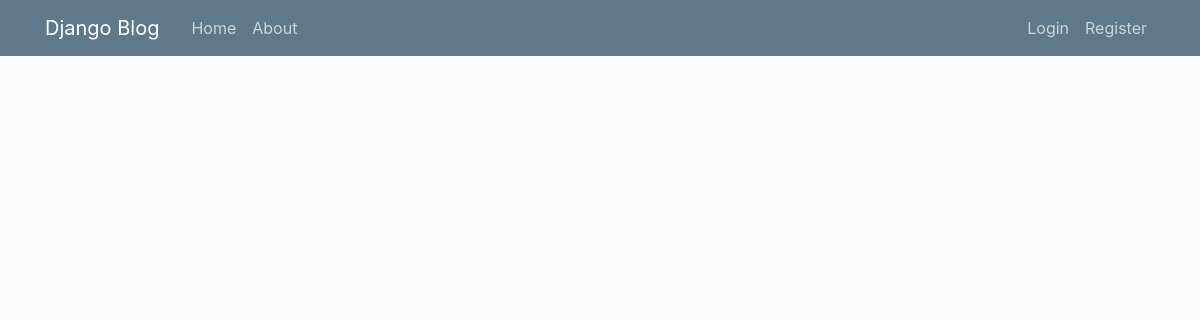
The app's page /, older data.
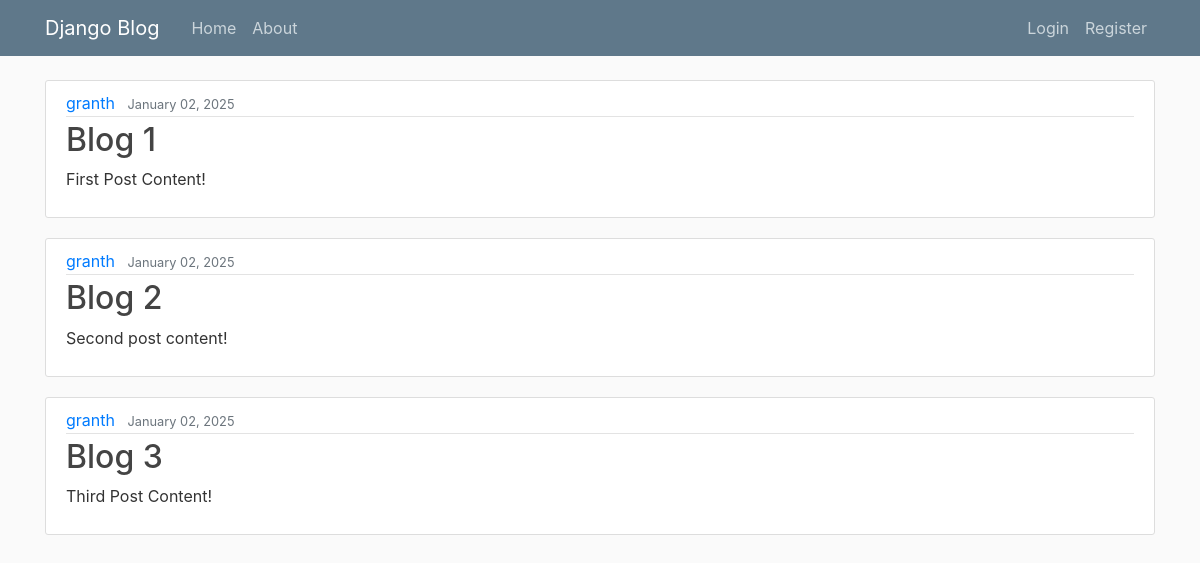
The same page, newer data.
### blog/models.py (models this page shows, shortened)
class Post(models.Model):
    title = models.CharField(max_length=100)
    content = models.TextField()
    date_posted = models.DateTimeField(default=timezone.now)
    author = models.ForeignKey(User, on_delete=models.CASCADE)

### blog/views.py (the view)
# urls.py: path('', views.home, name='blog-home'),
def home(request):
    context = {
        'posts': Post.objects.all()
    }
    return render(request, 'blog/home.html', context)

### blog/templates/blog/home.html
{% extends 'blog/base.html' %}
{% block content %}
    {% for post in posts %}
        <article class="media content-section">
          <div class="media-body">
            <div class="article-metadata">
              <a class="mr-2" href="#">{{ post.author }}</a>
              <small class="text-muted">{{ post.date_posted|date:"F d, Y" }}</small>
            </div>
            <h2><a class="article-title" href="#">{{ post.title }}</a></h2>
            <p class="article-content">{{ post.content }}</p>
          </div>
        </article>
    {% endfor %}
{% endblock content %}

### blog/templates/blog/base.html (shortened to what this page needs)
{% load static %}
<!DOCTYPE html>
<html lang="en">
<head>
    <link rel="stylesheet" href="https://cdn.jsdelivr.net/npm/bootstrap@4.0.0/dist/css/bootstrap.min.css">
    <link rel="stylesheet" type="text/css" href="{% static 'blog/main.css' %}">
</head>
<body>
    <header class="site-header">
      <nav class="navbar navbar-expand-md navbar-dark bg-steel fixed-top">
        <div class="container">
          <a class="navbar-brand mr-4" href="{% url 'blog-home' %}">Django Blog</a>
          <div class="collapse navbar-collapse" id="navbarToggle">
            <div class="navbar-nav mr-auto">
              <a class="nav-item nav-link" href="{% url 'blog-home' %}">Home</a>
              <a class="nav-item nav-link" href="{% url 'blog-about' %}">About</a>
            </div>
            <div class="navbar-nav">
                {% if user.is_authenticated %}
                    <a class="nav-item nav-link" href="{% url 'profile' %}">Profile</a>
                    <a class="nav-item nav-link" href="{% url 'logout' %}">Logout</a>
                {% else %}
                  <a class="nav-item nav-link" href="{% url 'login' %}">Login</a>
                  <a class="nav-item nav-link" href="{% url 'register' %}">Register</a>
                {% endif %}
            </div>
          </div>
        </div>
      </nav>
    </header>
    <div class="container">
        {% block content %}{% endblock %}
    </div>
</body>
</html>

### blog/static/blog/main.css (style rules this page uses)
body { background: #fafafa; color: #333333; margin-top: 5rem; }
h1, h2, h3, h4, h5, h6 { color: #444444; }
.bg-steel { background-color: #5f788a; }
.site-header .navbar-nav .nav-link { color: #cbd5db; }
.content-section { background: #ffffff; padding: 10px 20px; border: 1px solid #dddddd; border-radius: 3px; margin-bottom: 20px; }
.article-title { color: #444444; }
.article-content { white-space: pre-line; }
.article-metadata { padding-bottom: 1px; margin-bottom: 4px; border-bottom: 1px solid #e3e3e3 }

Row changes from the older to the newer data that the page shows:
added Post: author "granth", date_posted "January 02, 2025", title "Blog 1", content "First Post Content!"
added Post: author "granth", date_posted "January 02, 2025", title "Blog 2", content "Second post content!"
added Post: author "granth", date_posted "January 02, 2025", title "Blog 3", content "Third Post Content!"
